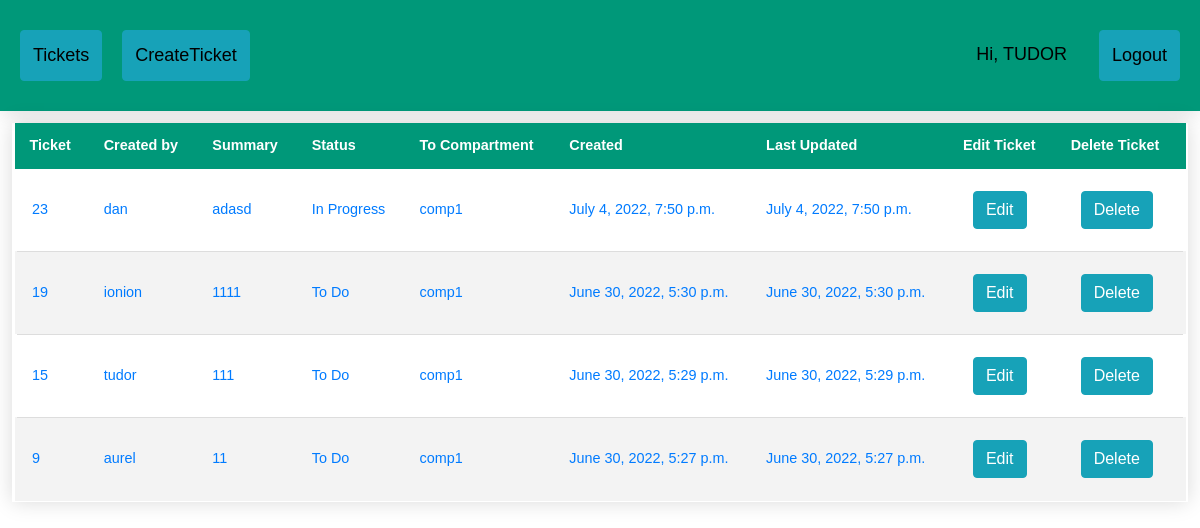
Page / (signed in) on the earlier database version.
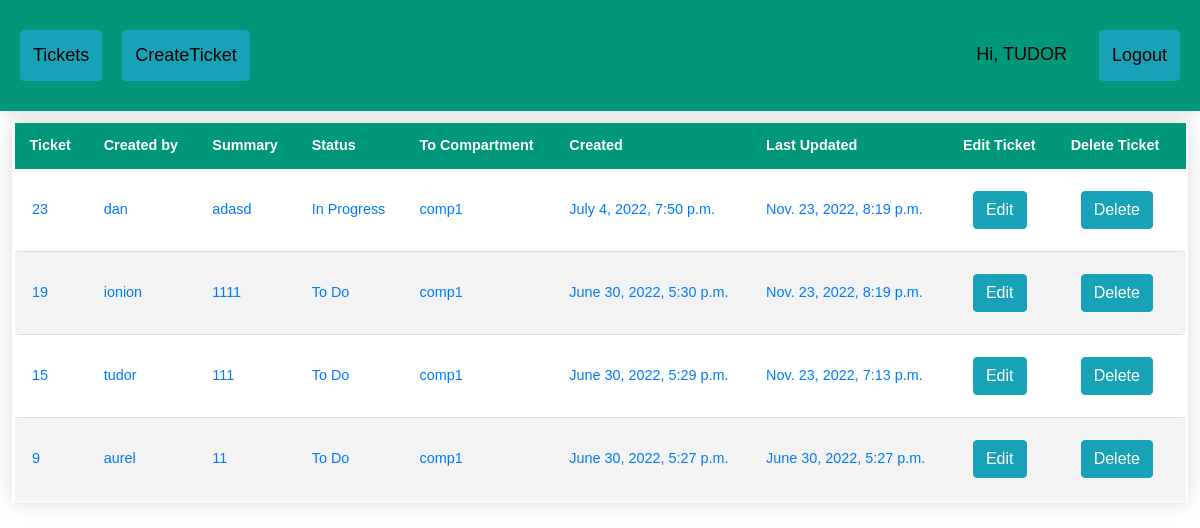
Same page on the later database version.
### ticketApp/models.py (models this page shows)
class Ticket(models.Model):
	title = models.CharField(max_length=100)
	assignee = models.ForeignKey(User, null=True, blank=True, on_delete=models.CASCADE)
	status = models.CharField(max_length=25, choices=TicketStatus.choices, default=TicketStatus.TO_DO)
	compartment = models.CharField(max_length=25, choices=Compartiment.choices, default=None, null=False, blank=False)
	description = models.TextField()
	created_at = models.DateTimeField('created at', auto_now_add=True)
	updated_at = models.DateTimeField('updated at', auto_now=True)
	active = models.BooleanField(default=1)

### ticketApp/views.py (the view)
# urls.py: path('', views.index, name='index'),
def index(request):
	tickets = Ticket.objects.order_by('-created_at')
	return render(request, 'index.html', {'tickets': tickets})

### ticketApp/templates/index.html (shortened to what this page needs)
{% extends 'base.html' %}
{% block content %}
<table class="styled-table" content="width=device-width, initial-scale=1, maximum-scale=1, minimum-scale=1">
    <thead>
    <tr>
        <th>Ticket</th>
        <th>Created by</th>
        <th>Summary</th>
        <th>Status</th>
        <th>To Compartment</th>
        <th>Created</th>
        <th>Last Updated</th>
        <th>Edit Ticket</th>
        <th>Delete Ticket</th>
    </tr>
    </thead>
    {% if user.is_authenticated %}
    <tbody>
    {% for ticket in tickets %}
    {% if user.usercreate.compartment == ticket.compartment or user.is_superuser %}
    {% if ticket.active == True %}
    <tr>
        <td><a href="/ticket/{{ticket.id}}">{{ticket.id}}</a></td>
        <td><a href="/ticket/{{ticket.id}}">{{ticket.assignee}}</a></td>
        <td><a href="/ticket/{{ticket.id}}">{{ticket.title}}</a></td>
        <td><a href="/ticket/{{ticket.id}}">{{ticket.status}}</a></td>
        <td><a href="/ticket/{{ticket.id}}">{{ticket.compartment}}</a></td>
        <td><a href="/ticket/{{ticket.id}}">{{ticket.created_at}}</a></td>
        <td><a href="/ticket/{{ticket.id}}">{{ticket.updated_at}}</a></td>
        <td><a href="{% url 'EditTicket' ticket.id %}" style="margin:10px;" class="btn btn-info">Edit</a></td>
        <td><a href="{% url 'InactiveTicket' ticket.id %}" style="margin:10px;" class="btn btn-info">Delete</a></td>
    </tr>
    {% endif %}
    {% endif %}
    {% endfor %}
    </tbody>
    {% endif %}
</table>
{% endblock %}

Differences in the rows shown:
changed Ticket "adasd": updated_at "July 4, 2022, 7:50 p.m." → "Nov. 23, 2022, 8:19 p.m."
changed Ticket "June 30, 2022, 5:30 p.m.": updated_at "June 30, 2022, 5:30 p.m." → "Nov. 23, 2022, 8:19 p.m."
changed Ticket "tudor": updated_at "June 30, 2022, 5:29 p.m." → "Nov. 23, 2022, 7:13 p.m."
